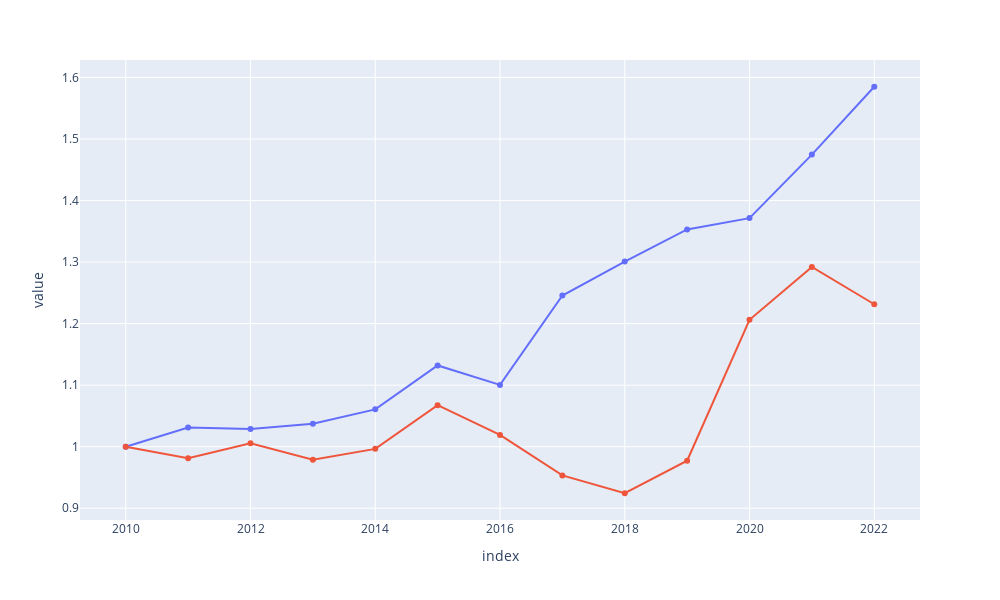

Notebook source saved alongside this figure:
### Code cell
import plotly.express as px
import matplotlib.pyplot as plt

df = pd.concat([model_series, noise_series], axis=1)

fig = px.line(df, y=df.columns)
fig.update_traces(mode="lines+markers")
fig.update_layout(
        autosize=False,
        width=1000,
        height=600,
        hovermode="closest",
        showlegend=False,
    )
fig.show()

### Figure 1 — Plotly figure (JSON) as saved in the notebook; plotly's stock layout.template omitted (floating-point values rounded to 4 significant figures)
{"data": [{"hovertemplate": "variable=Model. Annualized Return: 0.03606081440761. Sharpe Ratio:0.9743265546393135<br>index=%{x}<br>value=%{y}<extra></extra>", "legendgroup": "Model. Annualized Return: 0.03606081440761. Sharpe Ratio:0.9743265546393135", "line": {"color": "#636efa", "dash": "solid"}, "marker": {"symbol": "circle"}, "mode": "lines+markers", "name": "Model. Annualized Return: 0.03606081440761. Sharpe Ratio:0.9743265546393135", "orientation": "v", "showlegend": true, "type": "scatter", "x": [2010, 2011, 2012, 2013, 2014, 2015, 2016, 2017, 2018, 2019, 2020, 2021, 2022], "xaxis": "x", "y": [1, 1.031, 1.029, 1.037, 1.061, 1.132, 1.1, 1.246, 1.301, 1.353, 1.371, 1.475, 1.585], "yaxis": "y"}, {"hovertemplate": "variable=Noise. Annualized Return: 0.016147812359237346. Sharpe Ratio:0.25813426621078905<br>index=%{x}<br>value=%{y}<extra></extra>", "legendgroup": "Noise. Annualized Return: 0.016147812359237346. Sharpe Ratio:0.25813426621078905", "line": {"color": "#EF553B", "dash": "solid"}, "marker": {"symbol": "circle"}, "mode": "lines+markers", "name": "Noise. Annualized Return: 0.016147812359237346. Sharpe Ratio:0.25813426621078905", "orientation": "v", "showlegend": true, "type": "scatter", "x": [2010, 2011, 2012, 2013, 2014, 2015, 2016, 2017, 2018, 2019, 2020, 2021, 2022], "xaxis": "x", "y": [1, 0.9813, 1.006, 0.9789, 0.9965, 1.067, 1.019, 0.9534, 0.9244, 0.9773, 1.206, 1.292, 1.232], "yaxis": "y"}], "layout": {"autosize": false, "height": 600, "hovermode": "closest", "legend": {"title": {"text": "variable"}, "tracegroupgap": 0}, "margin": {"t": 60}, "showlegend": false, "width": 1000, "xaxis": {"anchor": "y", "domain": [0, 1], "title": {"text": "index"}}, "yaxis": {"anchor": "x", "domain": [0, 1], "title": {"text": "value"}}}}
